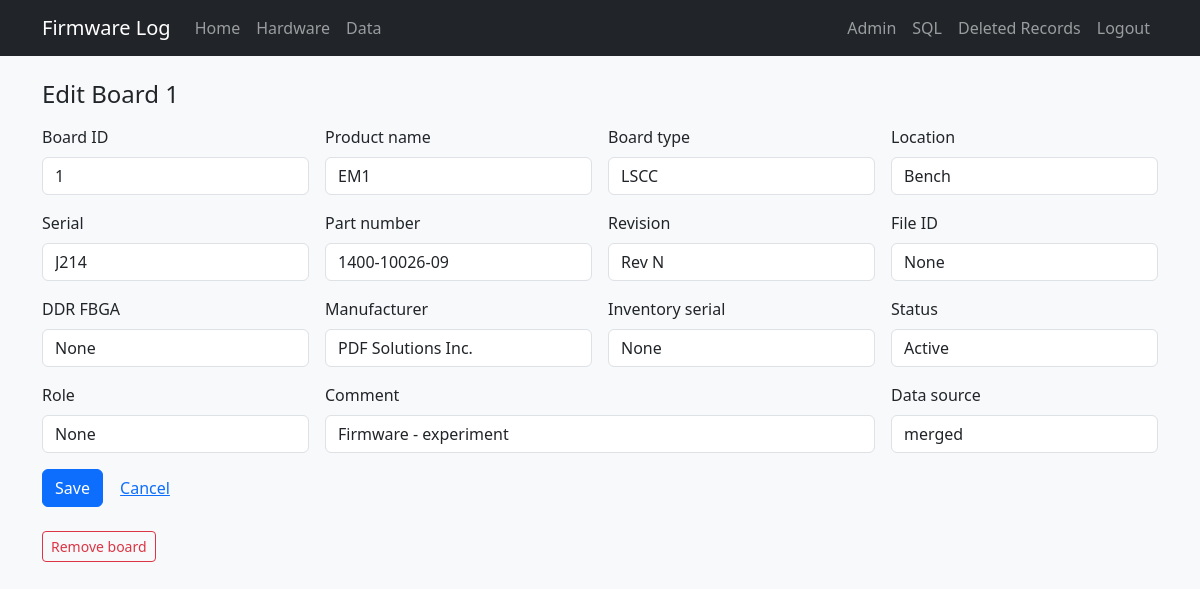
The app's page /admin/board/1/edit (signed in) with its own data.
### tables this page shows
CREATE TABLE "boards" (
                board_id      INTEGER PRIMARY KEY,
                tool          TEXT,
                board_slot    TEXT,
                manufacturer  TEXT NOT NULL DEFAULT 'PDF Solutions Inc.',
                board_name    TEXT NOT NULL,
                serial        TEXT NOT NULL,
                part_number   TEXT,
                revision      TEXT,
                file_id       TEXT,
                product_name  TEXT NOT NULL,
                ddr_fbga      TEXT
            , inventory_serial TEXT, status TEXT, role TEXT, comment TEXT, open_item TEXT, po TEXT, modified_by TEXT, source_updated_at TEXT, data_source TEXT, dc_status TEXT, ac_status TEXT, gcal_status TEXT, adc_status TEXT, eeprom_status TEXT);

### app.py (the view, shortened to what this page needs)
@app.route("/admin/board/<int:board_id>/edit", methods=["GET", "POST"])
@login_required
def admin_board_edit(board_id):
    board = db.get_board(board_id)
    if not board:
        flash("Board not found.", "danger")
        return redirect(url_for("admin_index"))
    return render_template("admin/board_form.html", board=board, next_id=board_id)

### app.py (called while the page is built)
def login_required(view):
    @wraps(view)
    def wrapped(*args, **kwargs):
        if not session.get("admin"):
            flash("Admin login required.", "warning")
            return redirect(url_for("admin_login", next=request.url))
        return view(*args, **kwargs)
    return wrapped

### db.py (called while the page is built)
def dict_row(cursor, row):
    return {col[0]: row[i] for i, col in enumerate(cursor.description)}

@contextmanager
def get_db():
    conn = sqlite3.connect(DATABASE)
    conn.row_factory = dict_row
    try:
        yield conn
    finally:
        conn.close()

def fetch_one(query, params=()):
    with get_db() as conn:
        return conn.execute(query, params).fetchone()

def get_board(board_id):
    return fetch_one("SELECT * FROM boards WHERE board_id = ?", (board_id,))

### templates/admin/board_form.html (shortened to what this page needs)
{% extends "base.html" %}
{% block content %}
<h1 class="h4 mb-3">{% if board %}Edit Board {{ board.board_id }}{% else %}Add Board{% endif %}</h1>
<form method="post" class="row g-3">
  <div class="col-md-3">
    <label class="form-label">Board ID</label>
    <input type="number" class="form-control" name="board_id" value="{{ board.board_id if board else next_id }}" {% if board %}readonly{% endif %} required>
  </div>
  <div class="col-md-3">
    <label class="form-label">Product name</label>
    <input type="text" class="form-control" name="product_name" value="{{ board.product_name if board else '' }}" placeholder="ES4, EM1, OBJ" required>
  </div>
  <div class="col-md-3">
    <label class="form-label">Board type</label>
    <input type="text" class="form-control" name="board_name" value="{{ board.board_name if board else '' }}" placeholder="USF, LSF, LSCC" required>
  </div>
  <div class="col-md-3">
    <label class="form-label">Location</label>
    <input type="text" class="form-control" name="tool" value="{{ board.tool if board else '' }}" placeholder="Tool9, Bench">
  </div>
  <div class="col-md-3">
    <label class="form-label">Serial</label>
    <input type="text" class="form-control" name="serial" value="{{ board.serial if board else '' }}" required>
  </div>
  <div class="col-md-3">
    <label class="form-label">Part number</label>
    <input type="text" class="form-control" name="part_number" value="{{ board.part_number if board else '' }}">
  </div>
  <div class="col-md-3">
    <label class="form-label">Revision</label>
    <input type="text" class="form-control" name="revision" value="{{ board.revision if board else '' }}" placeholder="Rev D">
  </div>
  <div class="col-md-3">
    <label class="form-label">File ID</label>
    <input type="text" class="form-control" name="file_id" value="{{ board.file_id if board else '' }}" placeholder="CCB local-IO EEPROM 0x50">
  </div>
  <div class="col-md-3">
    <label class="form-label">DDR FBGA</label>
    <input type="text" class="form-control" name="ddr_fbga" value="{{ board.ddr_fbga if board else '' }}">
  </div>
  <div class="col-md-3">
    <label class="form-label">Manufacturer</label>
    <input type="text" class="form-control" name="manufacturer" value="{{ board.manufacturer if board else 'PDF Solutions Inc.' }}">
  </div>
  <div class="col-md-3">
    <label class="form-label">Inventory serial</label>
    <input type="text" class="form-control" name="inventory_serial" value="{{ board.inventory_serial if board else '' }}">
  </div>
  <div class="col-md-3">
    <label class="form-label">Status</label>
    <input type="text" class="form-control" name="status" value="{{ board.status if board else '' }}" placeholder="Active, Repair">
  </div>
  <div class="col-md-3">
    <label class="form-label">Role</label>
    <input type="text" class="form-control" name="role" value="{{ board.role if board else '' }}">
  </div>
  <div class="col-md-6">
    <label class="form-label">Comment</label>
    <input type="text" class="form-control" name="comment" value="{{ board.comment if board else '' }}">
  </div>
  <div class="col-md-3">
    <label class="form-label">Data source</label>
    <input type="text" class="form-control" name="data_source" value="{{ board.data_source if board else '' }}" placeholder="firmware_log">
  </div>
  <div class="col-12">
    <button type="submit" class="btn btn-primary">Save</button>
    <a href="{{ url_for('admin_index') }}" class="btn btn-link">Cancel</a>
  </div>
</form>
{% if board %}
<form method="post" action="{{ url_for('admin_board_delete', board_id=board.board_id) }}" class="mt-4"
      onsubmit="return confirm('Move this board and all its firmware history to deleted records?')">
  <button type="submit" class="btn btn-outline-danger btn-sm">Remove board</button>
</form>
{% endif %}
{% endblock %}

### static/style.css (style rules this page uses)
body { background-color: #f8f9fa; }

### records on screen
boards: board_id "1", product_name "EM1", board_name "LSCC", tool "Bench", serial "J214", part_number "1400-10026-09", revision "Rev N", manufacturer "PDF Solutions Inc.", status "Active", comment "Firmware - experiment", data_source "merged"
